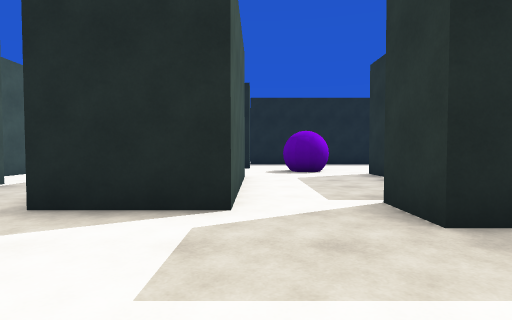
View 1 (above)

24 first-person views from a walk through a scene from a Unity 3-D project. The camera is 1.2 m above the floor, tilts 2° down and sees 80° across. The floor is counted in squares, 2 m on a side. Each view is taken from the middle of a square. On the plan, view 1 faces up. The plan holds only what a view shows up to about 9 squares ahead; the rest is blank. The place goes on beyond the plan. The player character is not drawn.

View 2
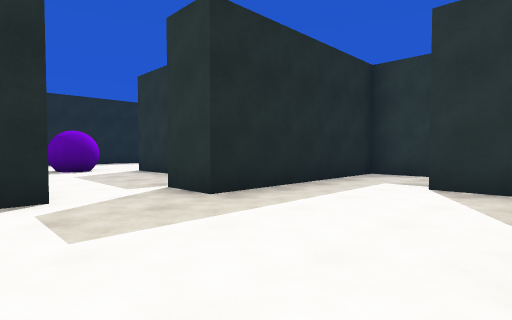

View 3
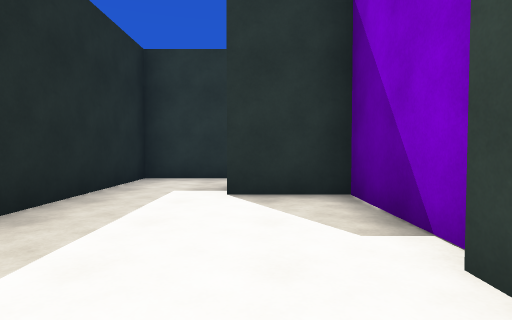

View 4
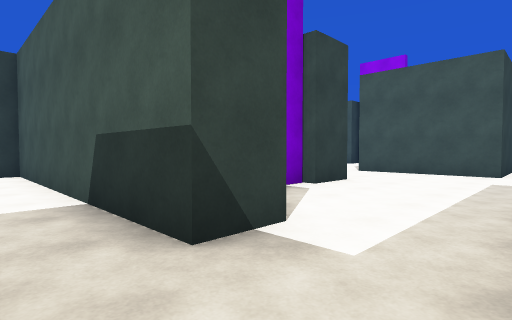

View 5
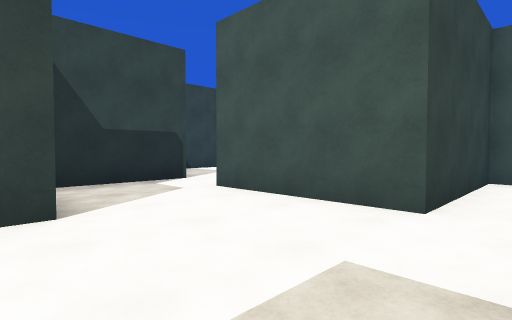

View 6
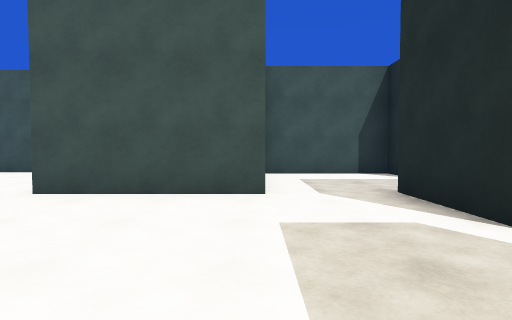

View 7
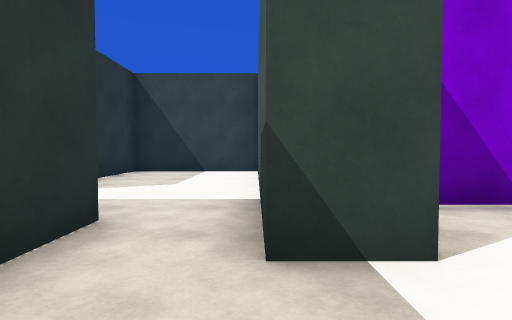

View 8
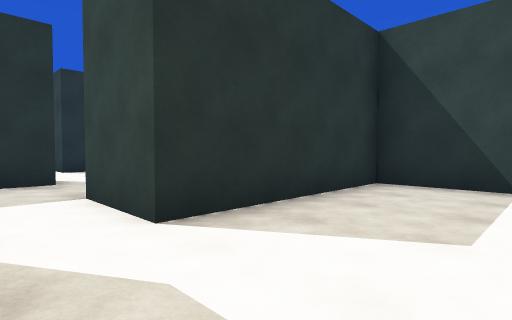

View 9
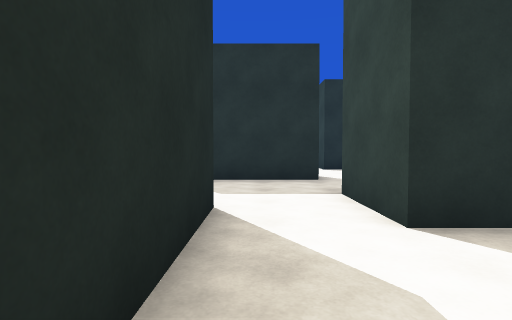

View 10
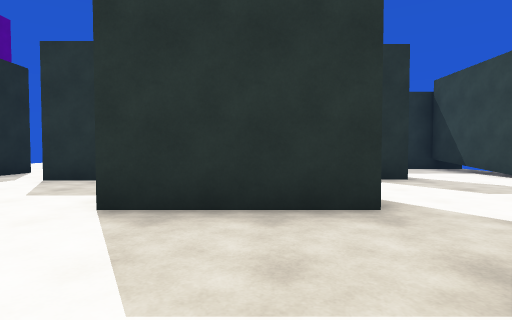

View 11
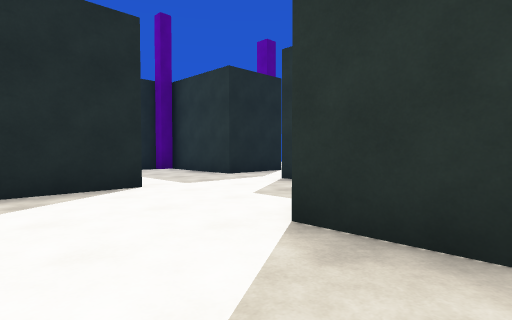

View 12
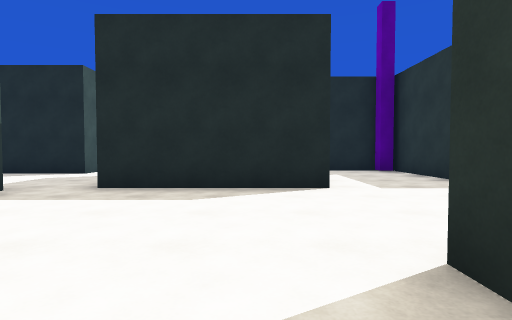

View 13
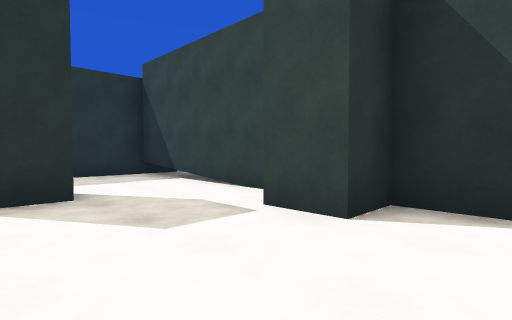

View 14
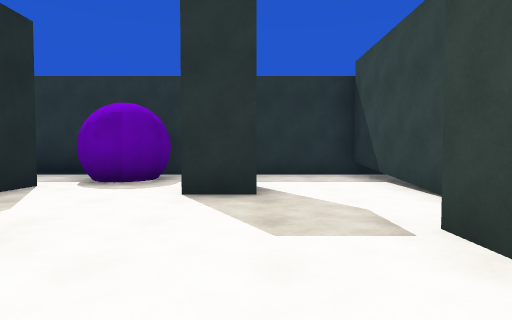

View 15
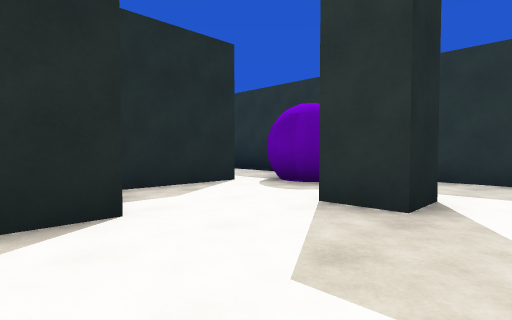

View 16
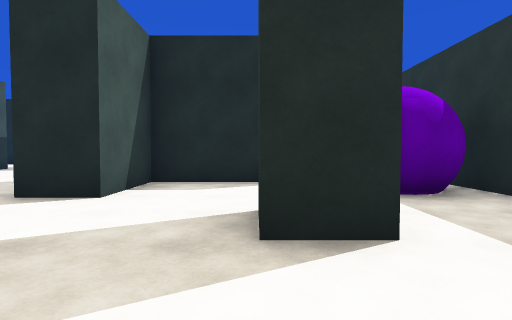

View 17
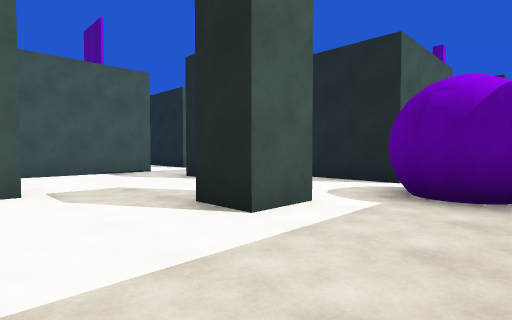

View 18
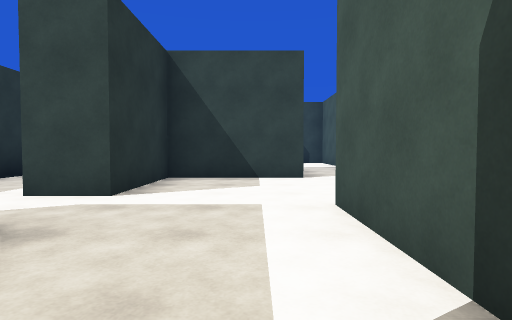

View 19
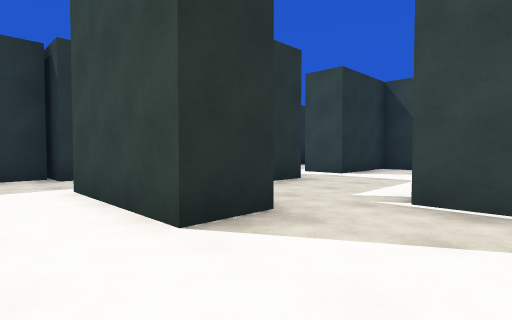

View 20
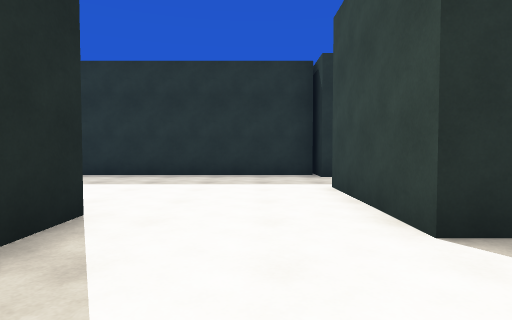

View 21
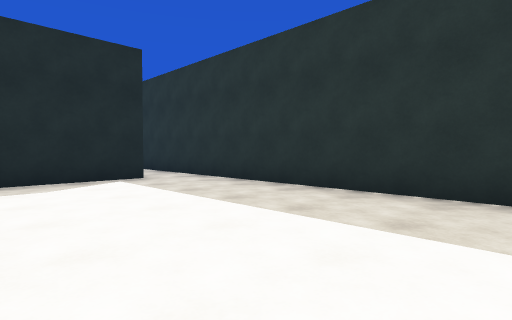

View 22
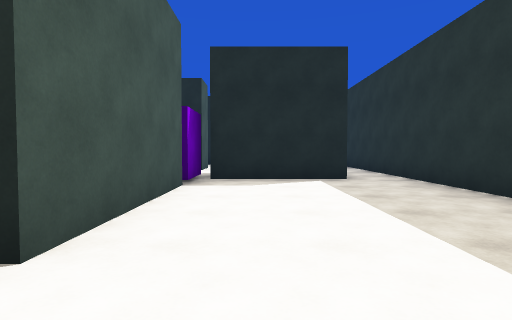

View 23
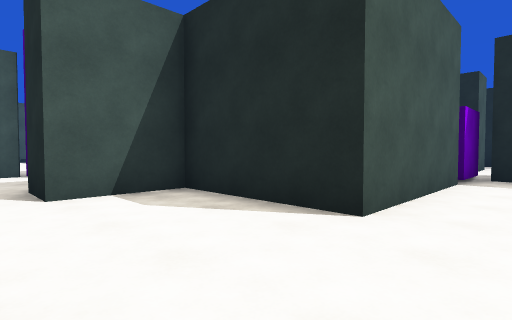

View 24
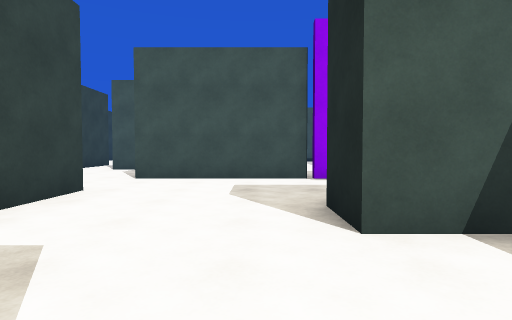

### Floor plan
Points are (right, up) in squares from view 1. A wall is a line through its corners. A room is listed if a view was taken in it or the views show most of it. See-through windows are left out.
Room 1 (views 1, 2, 3, 5, 6, 7)
walls: (0.2, -1) (1.5, -1); (1.5, -1.2) (4, -1.2) (4, 0.4) (4.9, 0.4); (-0.2, 3) (-2.4, 3); (-2.1, 1.1) (-2.1, -2.1); (6.3, 2.3) (1.4, 2.3) (1.4, 3.5)
ways out: opening at (4.5, 1.5) to room 2; opening at (-2, 2); opening at (-0.5, -2); opening at (0.5, 3)
Room 2 (view 4)
walls: (4.9, 0.4) (4.9, -0.6); (6.3, -0.6) (6.3, 2.3)
ways out: opening at (4.5, 1.5) to room 1; opening at (6, 0) to room 3
Room 3 (views 8, 9, 10)
walls: (4.9, -0.6) (4.9, -6.3) (8.3, -6.3) (8.3, -2.2) (10.1, -2.2); (9.2, -0.6) (6.3, -0.6)
ways out: opening at (6, 0) to room 2; opening at (9, -1.5) to room 4
Room 4 (views 11, 12)
walls: (12, -2.2) (12, -0.6)
ways out: opening at (9, -1.5) to room 3; opening at (11, -2) to room 5; opening at (10.5, 0) to room 8
Room 5 (views 13, 14, 15, 16)
walls: (14.1, -6.3) (16.5, -6.3); (11.3, -6.3) (12.3, -6.3) (12.3, -5.4) (13.4, -5.4); (13.1, -2.2) (12, -2.2); (15.9, -4) (15, -4) (15, -3); (10.1, -2.2) (10.1, -5)
ways out: opening at (11, -2) to room 4; opening at (15.5, -5.5) to room 6; opening at (14, -3) to room 9
Room 6 (view 17)
walls: (18.2, -2.3) (18.2, -0.9); (17.2, -2.3) (16.7, -2.2); (15.9, -3) (15.9, -4); (16.5, -6.3) (18.2, -6.3) (18.2, -3.4)
ways out: opening at (15.5, -5.5) to room 5
Room 7 (views 18, 19, 20, 21, 22, 23, 24)
walls: (6.8, 10.1) (6.8, 6.5) (4.6, 6.5); (13.8, 15.1) (13.8, 11.6) (10.9, 11.6) (10.9, 9.8) (9.8, 9.8); (14.4, 7.2) (14.4, 7.7) (13, 7.7) (13, 8.8) (15.9, 8.8); (8.5, 6.5) (12.2, 6.5); (15, 6.4) (15, 7.6); (13.8, 16.8) (13.8, 15.4); (17.5, 8.6) (18.8, 8.6); (18.2, 8.6) (18.2, 16.5); (16.9, 16.2) (14, 16.2)
ways out: opening at (8, 3) to room 8; opening at (13.5, 5.5) to room 8; opening at (16.5, 8); opening at (17.5, 17.5)
Room 8 (no view inside)
walls: (12.1, 6) (12.1, 3.7) (8.5, 3.7); (15, 1.9) (15, 3.1); (12, -0.6) (12, 0.6) (14.9, 0.6) (14.9, 3.1) (16, 3.1); (16.9, 4.8) (15, 4.8) (15, 6.4)
ways out: opening at (10.5, 0) to room 4; opening at (8, 3) to room 7; opening at (13.5, 5.5) to room 7; opening at (15.5, 4)
Room 9 (no view inside)
walls: (16, -0.6) (13.1, -0.6) (13.1, -2.2); (15, -3) (15.9, -3)
ways out: opening at (14, -3) to room 5

Positions as (right, up) in squares from view 1, and headings:
1: (0, 0), facing up
2: (-1, -1), facing up-right
3: (0, 0), facing right
4: (6, 2), facing down-left
5: (1, 2), facing down-left
6: (2, 1), facing left
7: (5, 2), facing down
8: (6, -1), facing down-right
9: (6, -1), facing right
10: (9, -1), facing right
11: (10, -1), facing up-right
12: (11, -1), facing up
13: (11, -3), facing down-right
14: (11, -4), facing right
15: (12, -5), facing up-right
16: (15, -6), facing up
17: (18, -6), facing up-left
18: (13, 7), facing down
19: (11, 10), facing down-right
20: (11, 10), facing right
21: (14, 10), facing up-right
22: (15, 10), facing up
23: (15, 9), facing up-left
24: (13, 9), facing left
